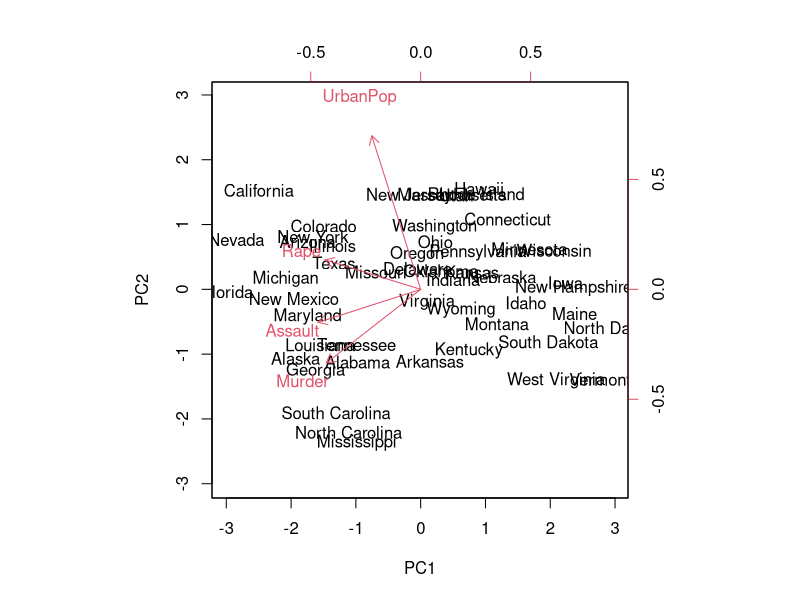
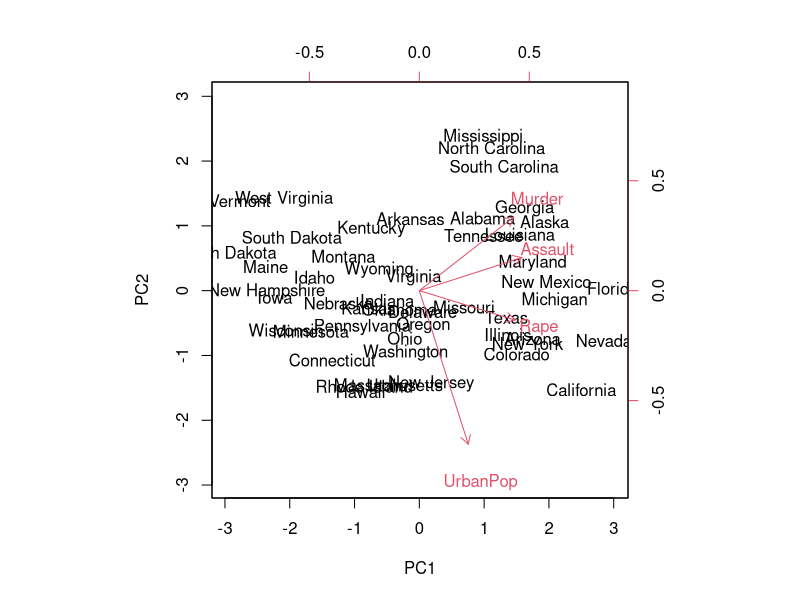
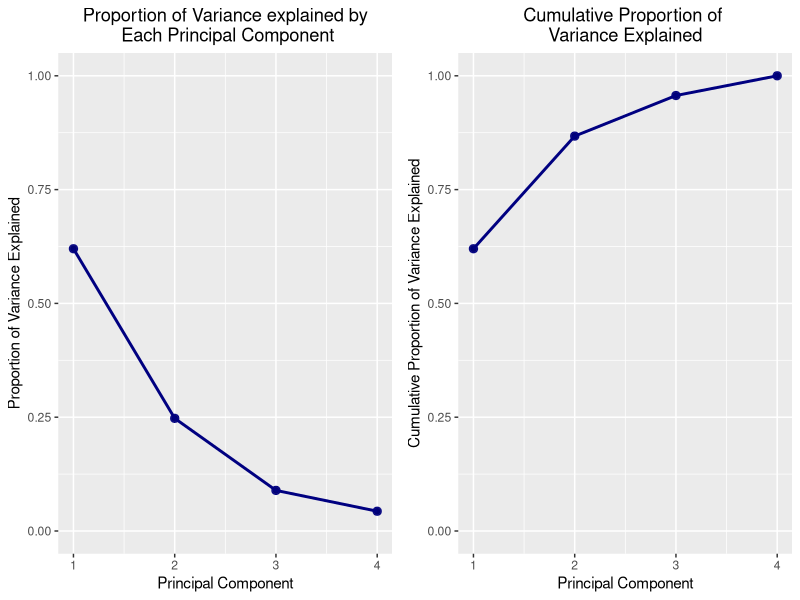
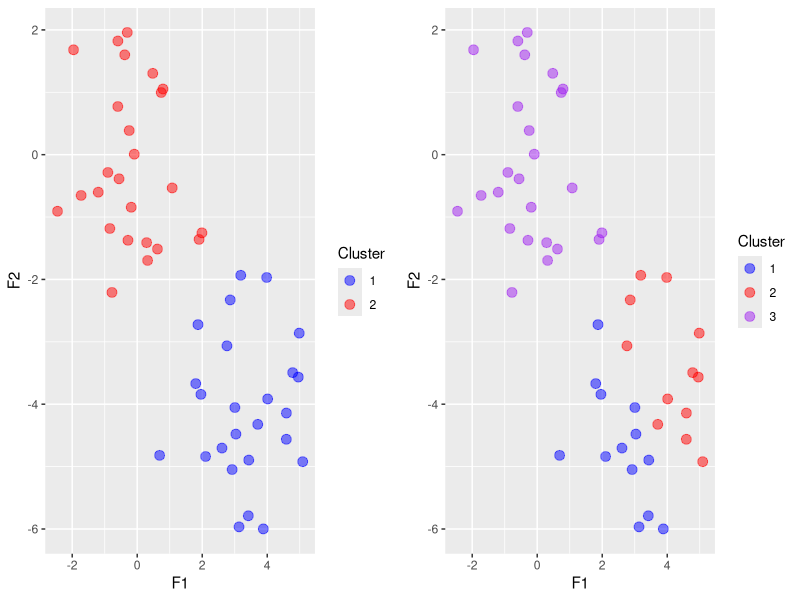
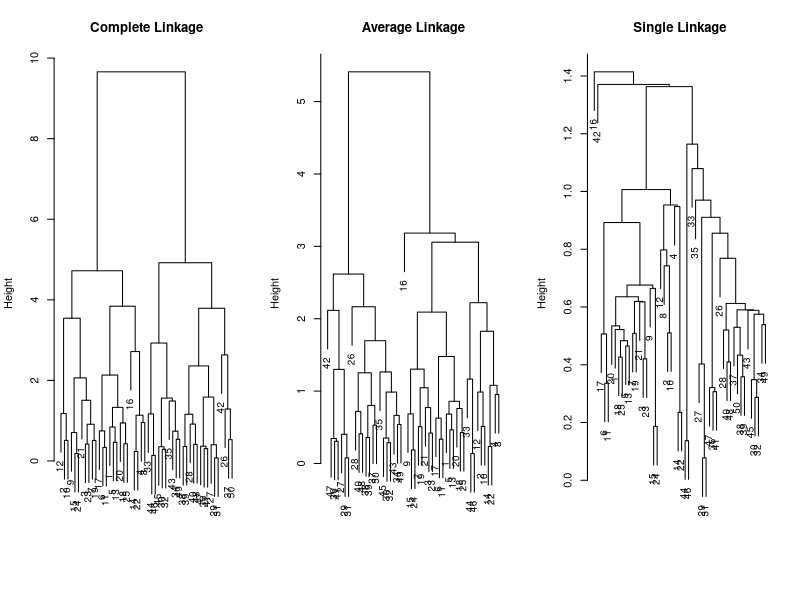
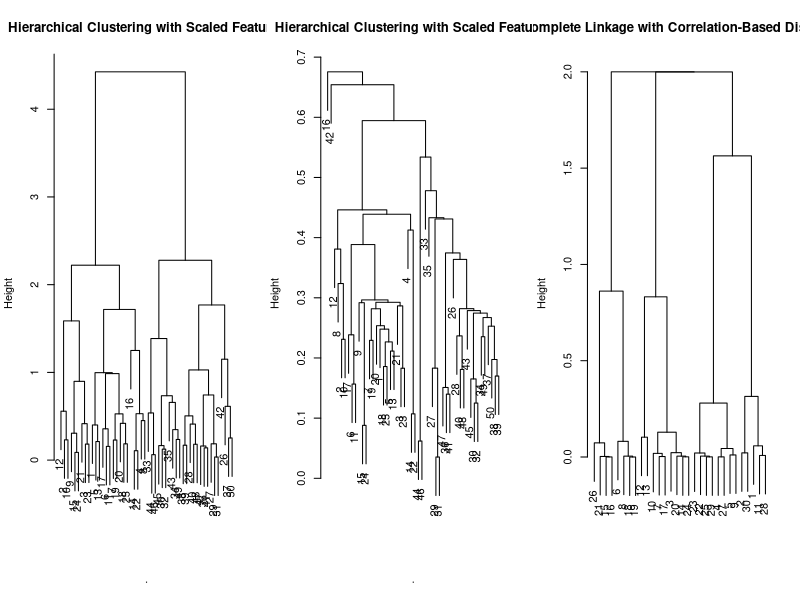

Reproduce these figures in R, in order.
## ---- chunk 1
options(warnPartialMatchArgs = FALSE)  # don't want these warnings
library(magrittr)     # pipes
library(tibble)       # tibbles
library(dplyr)        # data wrangling
library(ggplot2)      # tidy plotting
library(gridExtra)    # for plotting ggplots as a grid
## ---- chunk 2
# USArrests (sadly) is part of the base R package
# 50 rows and four columns
dim(USArrests)
states <- row.names(USArrests)
states
names(USArrests)
apply(USArrests, 2, mean)
apply(USArrests, 2, var)

# Scale columns (variables) to have mean zero AND variance 1
pr_out <- stats::prcomp(USArrests, scale = TRUE)

# Center and scale correspond to means and standard deviations for scaling
names(pr_out)

pr_out$center
pr_out$scale

# The rotation matrix is the right singular vectors
pr_out$rotation

dim(pr_out$x)
biplot(pr_out, scale = 0)
pr_out$rotation <- -pr_out$rotation
pr_out$x <- -pr_out$x
biplot(pr_out, scale = 0)
## ---- chunk 3
# Singular values
pr_out$sdev
pr_var <- pr_out$sdev^2
pr_var
pve <- pr_var / sum(pr_var)
pve
# pve/pr_var

v1 <- ggplot2::qplot(x = seq_along(pve),  # convenience wrapper `qqplot()`
                     y = pve) +           # allows plotting 2 vectors w/o data.frame
  geom_point(alpha = 0.9, colour = "navy", size = 2.5) +
  geom_line(colour = "navy", size = 1) +
  labs(title = "Proportion of Variance explained by\n Each Principal Component",
       x = "Principal Component",
       y = "Proportion of Variance Explained") +
  lims(y = c(0, 1)) +                                # set y-limits
  theme(plot.title = element_text(hjust = 0.5)) +    # center main title
  NULL

v2 <- ggplot2::qplot(x = seq_along(pve),
                     y = cumsum(pve)) +   # cumulative sum
  geom_point(alpha = 0.9, colour = "navy", size = 2.5) +
  geom_line(colour = "navy", size = 1) +
  labs(title = "Cumulative Proportion of \nVariance Explained",
       x = "Principal Component",
       y = "Cumulative Proportion of Variance Explained") +
  lims(y = c(0, 1)) +
  theme(plot.title = element_text(hjust = 0.5)) +
  NULL

gridExtra::grid.arrange(v1, v2, ncol = 2)
## ---- chunk 4
# Simulate some data
set.seed(2)
clust_data <- matrix(stats::rnorm(50 * 2), ncol = 2) %>%
  data.frame() %>%
  magrittr::set_names(c("F1", "F2")) %>%
  dplyr::mutate(id = dplyr::row_number()) %>%   # id for shifting
  dplyr::mutate(F1 = dplyr::case_when(
                       id <= 25 ~ F1 + 3,   # shift F1 +3 if in top half
                       TRUE ~ F1),          # otherwise leave as is
                F2 = dplyr::case_when(
                       id <= 25 ~ F2 - 4,   # shift F2 -4 if in top half
                       TRUE ~ F2)) %>%      # otherwise leave as is
  tibble::as.tibble() %>%
  dplyr::select(-id)

clust_data

# K-means with K=2 and 20 random starts
km_2 <- clust_data %>%
  stats::kmeans(centers = 2, nstart = 20)
km_2$cluster
km_2
km_2$totss
km_2$betweenss
km_2$tot.withinss

# K-means with K=3 and 20 random starts
set.seed(4)
km_3 <- clust_data %>% stats::kmeans(3, 20)
km_3

# Save ggplot as object for later
k1 <- clust_data %>%
  dplyr::mutate(Cluster = factor(km_2$cluster)) %>% # make factor for plotting
  ggplot(aes(x = F1, y = F2, colour = Cluster)) +
    geom_point(alpha = 0.5, size = 3) +
    scale_colour_manual(values = c("blue", "red")) +  # over-ride default colors
    NULL

k2 <- clust_data %>%
  dplyr::mutate(Cluster = factor(km_3$cluster)) %>% # make factor for plotting
  ggplot(aes(x = F1, y = F2, colour = Cluster)) +
    geom_point(alpha = 0.5, size = 3) +
    scale_colour_manual(values = c("blue", "red", "purple")) +
    NULL

gridExtra::grid.arrange(k1, k2, ncol = 2)

# K-means with K=3 and only one random start
# Calculate total within cluster SSQ
set.seed(3)
km_3_1start <- clust_data %>% stats::kmeans(3, nstart = 1)
km_3_1start$tot.withinss

# K-means with K=3 with 20 random starts
# Calculate total within cluster SSQ
km_3_20start <- clust_data %>%
  stats::kmeans(3, nstart = 20)
km_3_20start$tot.withinss

# K-means with K=4 with 20 random starts
# Calculate total within cluster SSQ (Here we see the danger of "overfitting)
km_4_20start <- clust_data %>%
  stats::kmeans(4, nstart = 20)
km_4_20start$tot.withinss
## ---- chunk 5
hc_complete <- stats::hclust(dist(clust_data), method = "complete")
hc_average  <- stats::hclust(dist(clust_data), method = "average")
hc_single   <- stats::hclust(dist(clust_data), method = "single")

par(mfrow = c(1, 3))
plot(hc_complete, main = "Complete Linkage", xlab = "", sub = "", cex = 0.9)
plot(hc_average, main = "Average Linkage", xlab = "", sub = "", cex = 0.9)
plot(hc_single, main = "Single Linkage", xlab = "", sub = "", cex = 0.9)

# Cut tree at a given number of clusters
cutree(hc_complete, 2)
cutree(hc_average, 2)
cutree(hc_single, 2)
cutree(hc_single, 4)
## ---- chunk 6
# Scale before clustering
hc_scaled_complete <- clust_data %>%
                      scale() %>%            # scale -> mean = 0; unit variance
                      dist() %>%             # calculate distances
                      stats::hclust(method = "complete")  # perform clustering
hc_scaled_complete %>%  
   plot(main = "Hierarchical Clustering with Scaled Features", sub = "")
cutree(hc_scaled_complete, 2)

hc_scaled_single <- clust_data %>%
                    scale() %>%            # scale -> mean = 0; unit variance
                    dist() %>%             # calculate distances
                    stats::hclust(method = "single")  # perform clustering
hc_scaled_single %>%  
   plot(main = "Hierarchical Clustering with Scaled Features", sub = "")
cutree(hc_scaled_single, 2)
## ---- chunk 7
# Distance based on correlation
# Both dist() and 1-cor() produce symmetric matrices with zero on the diagonal
dtmp <- matrix(rnorm(10 * 3), ncol = 3) %>%        # 10x3 matrix of random data
  dist() %>%
  as.matrix()
dtmp

ctmp <- matrix(rnorm(10 * 3), ncol = 3) %>%       # 10x3 matrix of random data
  t() %>%                                         # transpose
  stats::cor()                                    # correlation matrix
1 - ctmp

matrix(rnorm(30 * 3), ncol = 3) %>%        # 10x3 matrix of random data
  t() %>%                                  # transpose
  stats::cor() %>%                         # correlation matrix
  magrittr::subtract(1, .) %>%             # subtract from 1
  stats::as.dist() %>%                     # distance matrix-> for `hclust` recognizes
  stats::hclust(method = "complete") %>%   # perfrom clustering
  plot(main = "Complete Linkage with Correlation-Based Distance",   # S3 plot method
       xlab = "", sub = "")
